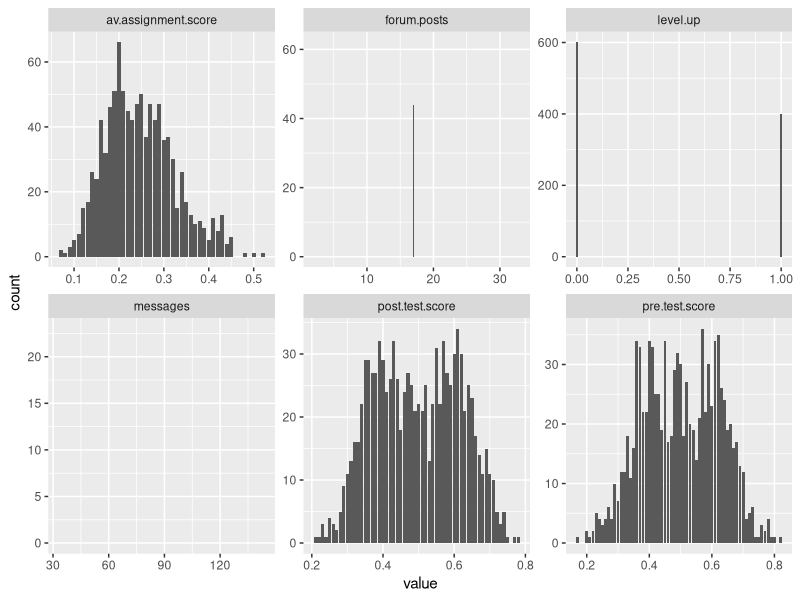
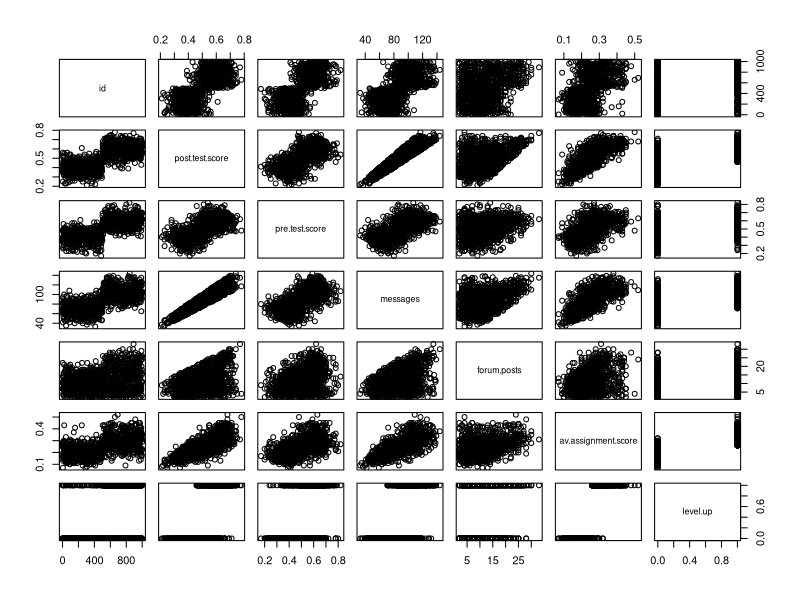
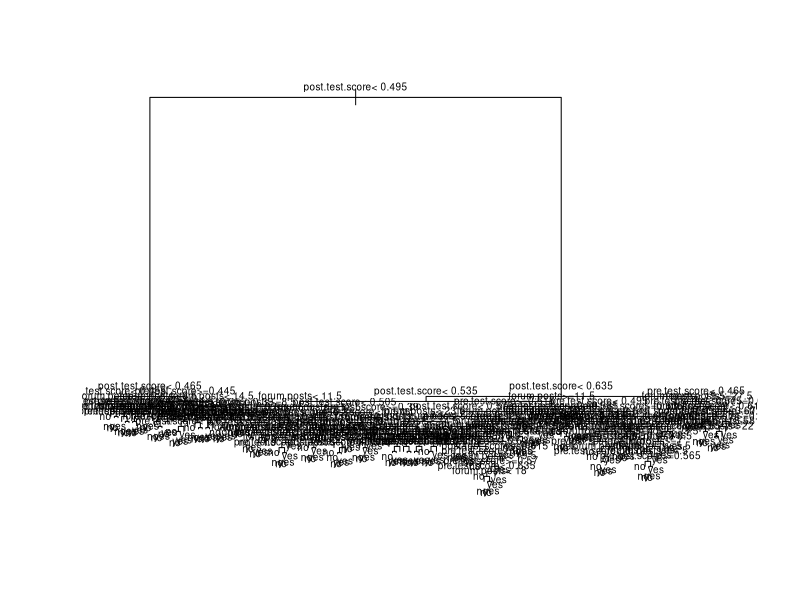
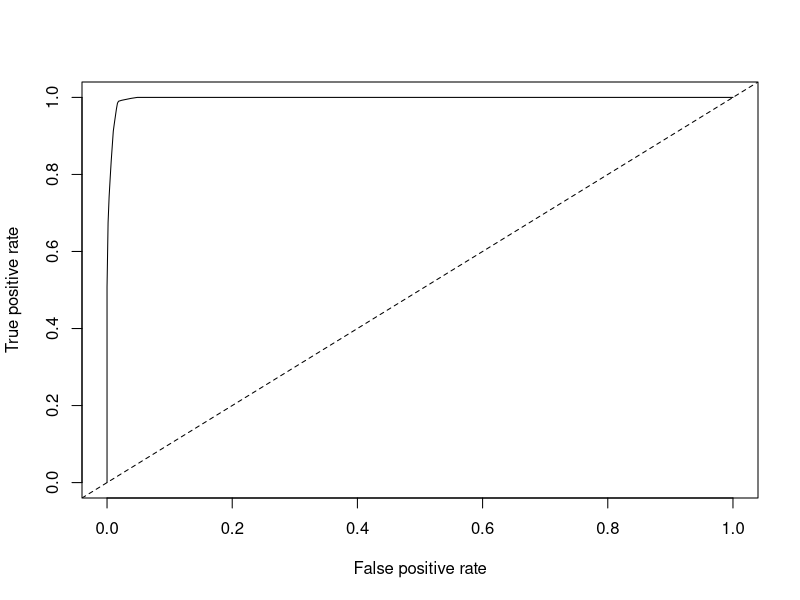
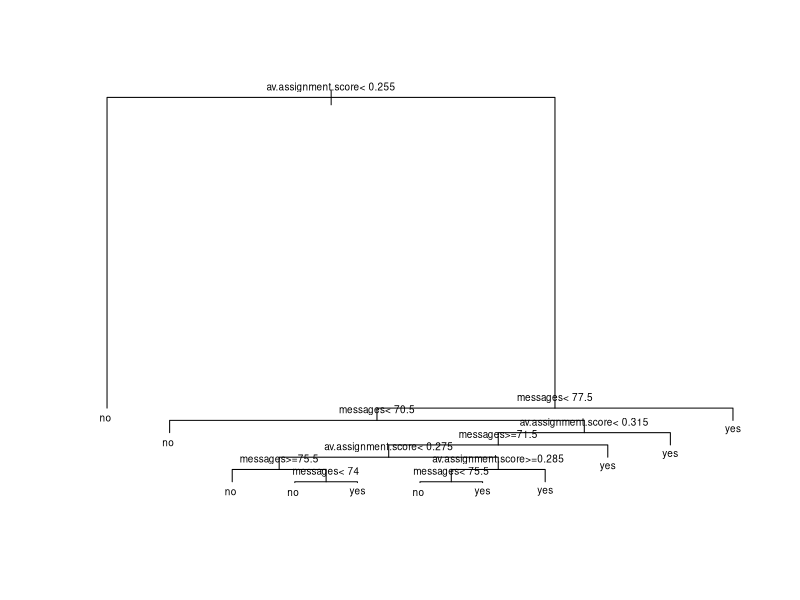
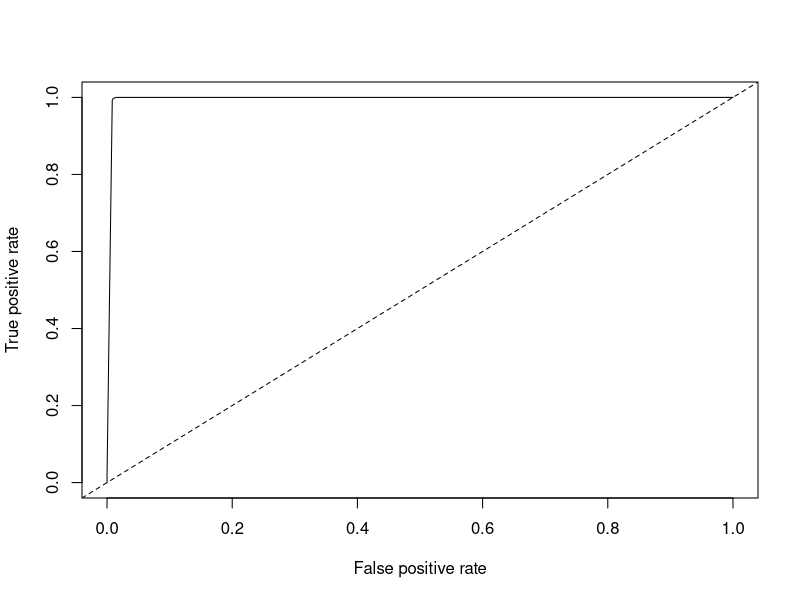

Source code (R) for these figures, in order:
## ---- chunk 1
D1<-read.csv("online.data.csv",header=TRUE)
## ---- chunk 2
#Start by creating histograms of the distributions for all variables (#HINT: look up "facet" in the ggplot documentation)
library(ggplot2)
library(tidyr)
D2<-D1
D2$level.up<-ifelse(D2$level.up=="yes",1,0)
D3<-gather(D2,"variable","value",2:7)
ggplot(D3,aes(value))+facet_wrap(~variable,scale="free")+geom_histogram(stat="count")

#Then visualize the relationships between variables
pairs(D2)
## Post test score and average assignment score are positively related to the number of messages sent by each student to other students about the assignments.

#Try to capture an intution about the data and the relationships
## Students who send more messages about the assignment are more likely to obtain more information and knowledge about the assignment, thus getting higher scores.
## ---- chunk 3
#Create a classification tree that predicts whether a student "levels up" in the online course using three variables of your choice (As we did last time, set all controls to their minimums)
library(rpart)
c.tree1<-rpart(as.factor(level.up) ~ forum.posts + pre.test.score + post.test.score, method = "class", data = D1,control=rpart.control(minsplit=1, minbucket=1, cp=0.001))

#Plot and generate a CP table for your tree 
printcp(c.tree1)
plot(c.tree1)
text(c.tree1, cex=0.6)

#Generate a probability value that represents the probability that a student levels up based your classification tree 

D1$pred1 <- predict(c.tree1, type = "prob")[,2]#Last class we used type = "class" which predicted the classification for us, this time we are using type = "prob" to see the probability that our classififcation is based on.
## ---- chunk 4
library(ROCR)

#Plot the curve
pred.detail1 <- prediction(D1$pred1, D1$level.up) 
plot(performance(pred.detail1, "tpr", "fpr"))
abline(0, 1, lty = 2)

#Calculate the Area Under the Curve
unlist(slot(performance(pred.detail1,"auc"), "y.values"))#Unlist liberates the AUC value from the "performance" object created by ROCR

#Now repeat this process, but using the variables you did not use for the previous model and compare the plots & results of your two models. Which one do you think was the better model? Why?
c.tree2<-rpart(as.factor(level.up) ~ av.assignment.score + messages, method = "class", data = D1,control=rpart.control(minsplit=1, minbucket=1, cp=0.001))

printcp(c.tree2)
plot(c.tree2)
text(c.tree2, cex=0.6)

D1$pred2 <- predict(c.tree2, type = "prob")[,2]

pred.detail2<- prediction(D1$pred2, D1$level.up) 
plot(performance(pred.detail2, "tpr", "fpr"))
abline(0, 1, lty = 2)

unlist(slot(performance(pred.detail2,"auc"), "y.values"))


performance(pred.detail2,"acc")
## The first model is better since the AUC value of the first model is a litter higher, which means the probability that the classifier will score are randomly drawn positive sample higher than a randomly drawn negative sample. Larger values of AUC are related to higher estimate-observation agreement.
## The smoother the graph, the more cutoffs the predictions have. I also plotted a 45-degree line, which represents, on average, the performance of a Uniform(0, 1) random variable. The further away from the diagonal line, the better. Overall, I see that the predictions are similar.
## ---- chunk 5
#Look at the ROC plot for your first model. Based on this plot choose a probability threshold that balances capturing the most correct predictions against false positives. Then generate a new variable in your data set that classifies each student according to your chosen threshold.

D1$threshold.pred1 <- ifelse(D1$pred1 >=0.8, 1, 0)

#Now generate three diagnostics:
table <- table(D1$threshold.pred1, D1$level.up)
table
D1$accuracy.model1 <- sum(diag(table))/sum(table)    ## 0.984

D1$precision.model1 <- table[2,2]/sum(table[2,])     ## 0.9752475

D1$recall.model1 <- table[2,2]/sum(table[,2])        ## 0.985

#Finally, calculate Kappa for your model according to:

#First generate the table of comparisons
table1 <- table(D1$level.up, D1$threshold.pred1)

#Convert to matrix
matrix1 <- as.matrix(table1)

#Calculate kappa
kappa(matrix1, exact = TRUE)/kappa(matrix1)  ## 1.133458
## ---- chunk 6
#Now choose a different threshold value and repeat these diagnostics. What conclusions can you draw about your two thresholds?
D1$threshold.pred2 <- ifelse(D1$pred1 >= 0.9, "yes", "no")
D1$accuracy.model2 <- mean(ifelse(D1$level.up == D1$threshold.pred2, 1, 0))            ## 0.959
D1$truepos.model2 <- ifelse(D1$level.up == "yes" & D1$threshold.pred2 == "yes", 1, 0)
D1$falsepos.model2 <- ifelse(D1$level.up == "no" & D1$threshold.pred2 == "yes", 1,0)
D1$falseneg.model2 <- ifelse(D1$level.up == "yes" & D1$threshold.pred2 == "no", 1,0)
D1$precision.model2 <- sum(D1$truepos.model2)/(sum(D1$truepos.model2) + sum(D1$falsepos.model2)) ## 0.9838275
D1$recall.model2 <- sum(D1$truepos.model2)/(sum(D1$truepos.model2) + sum(D1$falseneg.model2))   ## 0.9125

table2 <- table(D1$level.up, D1$threshold.pred2)

#Convert to matrix
matrix2 <- as.matrix(table2)

#Calculate kappa
kappa(matrix2, exact = TRUE)/kappa(matrix2)    ## 1.13268


## Results of two thresholds are similar.Kappa of the first threshold is a little higher, which means the extent of agreement among data collectors is called, “interrater reliability”, is higher. The accuracy of the first threshold is also a little higher than that of the second threshold.
